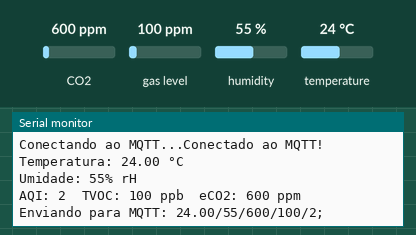
Simulated run of this sketch. Board: ESP32. On the bench: the last lines printed to the serial monitor. Inputs (shaded band) come from the test bench; at power-on: CO2 600 ppm, gas level 100 ppm, humidity 55 %, temperature 24 °C. WiFi joins after 1.5 s; servers stay silent unless stated; no MQTT or app messages arrive unless stated.

Above: at 3.2 s.
3.3 s: CO2 set to 452 ppm
At 8.6 s:
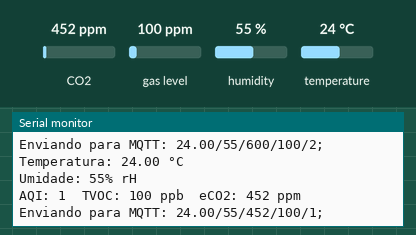
9.0 s: gas level set to 20 ppm
At 13.2 s:
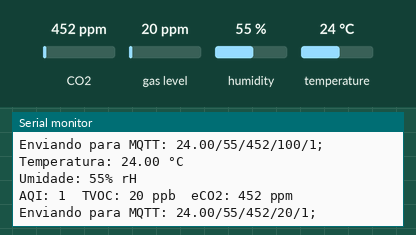
14.7 s: humidity set to 22 %
At 17.8 s:
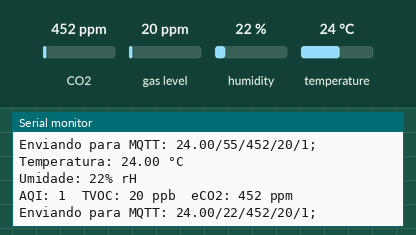
20.4 s: temperature set to 12 °C
At 23.6 s:
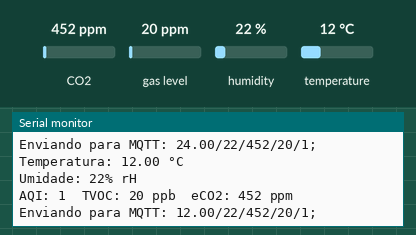

Measured:
- after the input at 3.3 s, the serial monitor: prints a new line after 3.9 s (image 1)
- after the input at 9.0 s, the serial monitor: prints a new line after 3.3 s (image 2)
- after the input at 14.7 s, the serial monitor: prints a new line after 2.7 s (image 3)
- after the input at 20.4 s, the serial monitor: prints a new line after 2.1 s (image 4)

The sketch:

esp32ENS160AHT21.ino
```cpp
#include <WiFi.h>
#include <PubSubClient.h>
#include <Wire.h>
#include <Adafruit_AHTX0.h>    // Biblioteca do sensor AHT21
#include "ScioSense_ENS160.h"  // Biblioteca do sensor ENS160

// Configuração do WiFi
const char* ssid = "WIFI";
const char* password = "SENHA";

// Configuração do MQTT
const char* mqttServer = "broker.hivemq.com";
const int mqttPort = 1883;
const char* mqttTopic = "pic1UFES/arbotec";

// Instâncias dos sensores
Adafruit_AHTX0 aht;
ScioSense_ENS160 ens160(ENS160_I2CADDR_1);

// Configuração do cliente MQTT
WiFiClient espClient;
PubSubClient client(espClient);

// Variáveis para armazenar leituras
float temperatura;
int umidade;
int eCO2, aqi, tvoc;

void setup() {
  Serial.begin(115200);

  // Conectar ao WiFi
  WiFi.begin(ssid, password);
  Serial.print("Conectando ao WiFi...");
  while (WiFi.status() != WL_CONNECTED) {
    delay(1000);
    Serial.print(".");
  }
  Serial.println("\nWiFi conectado!");

  // Conectar ao MQTT
  client.setServer(mqttServer, mqttPort);
  while (!client.connected()) {
    Serial.print("Conectando ao MQTT...");
    if (client.connect("ESP32_Client")) {
      Serial.println("Conectado ao MQTT!");
    } else {
      Serial.print("Falha, código: ");
      Serial.println(client.state());
      delay(5000);
    }
  }

  // Inicializa o sensor AHT21
  if (!aht.begin()) {
    Serial.println("Erro ao detectar o AHT21! Verifique a conexão.");
    while (1);
  }

  // Inicializa o sensor ENS160
  if (!ens160.begin()) {
    Serial.println("Erro ao detectar o ENS160! Verifique a conexão.");
    while (1);
  }
  ens160.setMode(ENS160_OPMODE_STD); // Modo padrão de medição
}

void loop() {
  // Reconectar se necessário
  if (!client.connected()) {
    while (!client.connect("ESP32_Client")) {
      Serial.print("Reconectando ao MQTT...");
      delay(5000);
    }
  }

  // Leitura do sensor AHT21
  sensors_event_t humidityEvent, tempEvent;
  aht.getEvent(&humidityEvent, &tempEvent);
  temperatura = tempEvent.temperature;
  umidade = humidityEvent.relative_humidity;

  // Envia os dados ao ENS160 para melhorar a precisão
  ens160.set_envdata(temperatura, umidade);
  ens160.measure(true);

  // Captura os valores do ENS160
  aqi = ens160.getAQI();
  tvoc = ens160.getTVOC();
  eCO2 = ens160.geteCO2();

  // Exibe as leituras no monitor serial
  Serial.print("Temperatura: "); Serial.print(temperatura); Serial.println(" °C");
  Serial.print("Umidade: "); Serial.print(umidade); Serial.println("% rH");
  Serial.print("AQI: "); Serial.print(aqi); Serial.print("\t");
  Serial.print("TVOC: "); Serial.print(tvoc); Serial.print(" ppb\t");
  Serial.print("eCO2: "); Serial.print(eCO2); Serial.println(" ppm");

  // Monta a string no formato especificado
  String payload = String(temperatura) + "/" + String(umidade) + "/" + String(eCO2) + "/" + String(tvoc) + "/" + String(aqi) + ";";
  Serial.println("Enviando para MQTT: " + payload);

  // Publica os dados no MQTT
  client.publish(mqttTopic, payload.c_str());

  // Aguarda 5 segundos antes da próxima leitura
  delay(5000);
}
```
